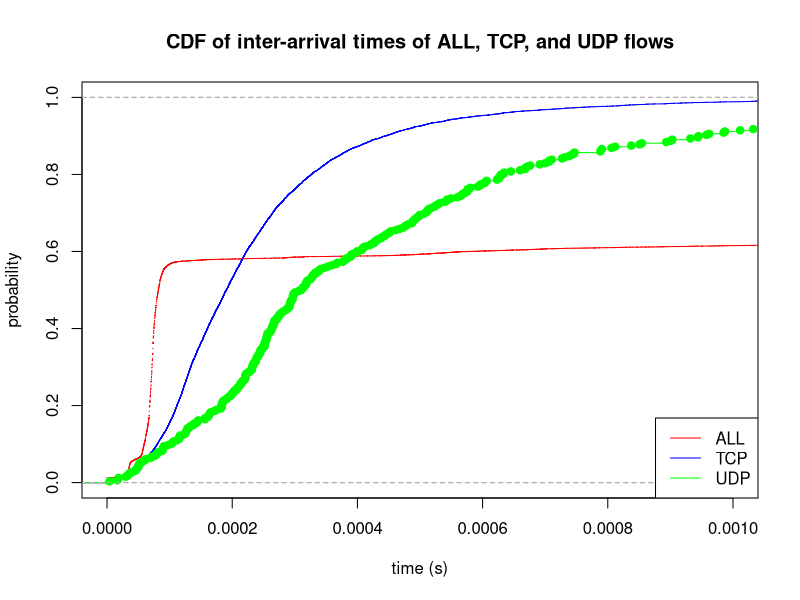

Recreate this plot in R.
options("scipen" = 10)

all_times = read.csv(file="../../data/perflow/all_arrivel_time.csv", header=TRUE, sep=",")
tcp_times = read.csv(file="../../data/perflow/tcp_arrivel_time.csv", header=TRUE, sep=",")
udp_times = read.csv(file="../../data/perflow/udp_arrivel_time.csv", header=TRUE, sep=",")

all_cdf = ecdf(all_times$time)
tcp_cdf = ecdf(tcp_times$time)
udp_cdf = ecdf(udp_times$time)

plot(all_cdf, col="red", main="CDF of inter-arrival times of ALL, TCP, and UDP flows", xlab="time (s)", ylab="probability", xlim=c(0,0.001), ylim=c(0,1))
lines(tcp_cdf, col="blue")
lines(udp_cdf, col="green")
legend('bottomright', legend=c("ALL", "TCP", "UDP"), col=c("red", "blue", "green"), lty=1)
dev.print(png, '../../plots/perflow/interarrival_all.png', width=500)

#quit()
